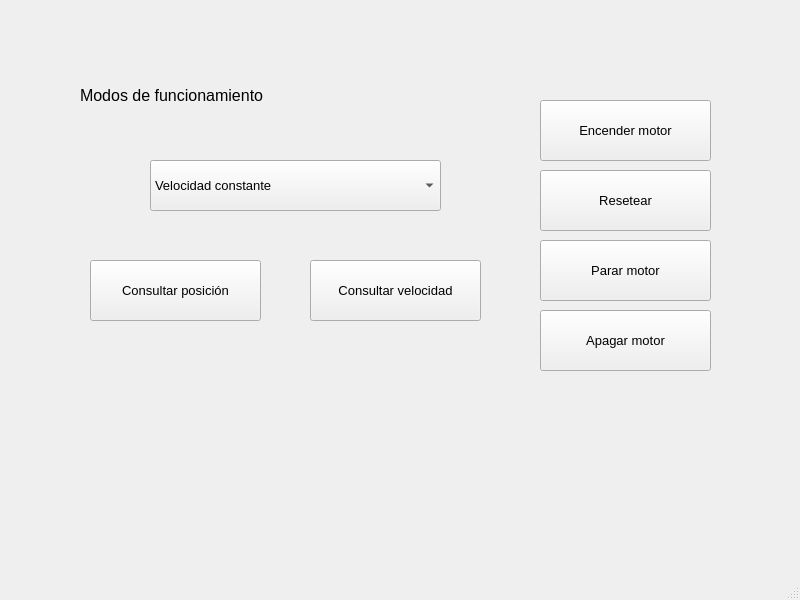
<?xml version="1.0" encoding="UTF-8"?>
<ui version="4.0">
 <class>MainWindow</class>
 <widget class="QMainWindow" name="MainWindow">
  <property name="geometry">
   <rect>
    <x>0</x>
    <y>0</y>
    <width>800</width>
    <height>600</height>
   </rect>
  </property>
  <property name="windowTitle">
   <string>MainWindow</string>
  </property>
  <widget class="QWidget" name="centralwidget">
   <widget class="QComboBox" name="desplegable">
    <property name="geometry">
     <rect>
      <x>150</x>
      <y>160</y>
      <width>291</width>
      <height>51</height>
     </rect>
    </property>
    <property name="font">
     <font>
      <pointsize>10</pointsize>
     </font>
    </property>
    <item>
     <property name="text">
      <string>Velocidad constante</string>
     </property>
    </item>
    <item>
     <property name="text">
      <string>Mover unos grados</string>
     </property>
    </item>
    <item>
     <property name="text">
      <string>Movimiento absoluto</string>
     </property>
    </item>
    <item>
     <property name="text">
      <string>Mover N vueltas</string>
     </property>
    </item>
   </widget>
   <widget class="QLabel" name="texto">
    <property name="geometry">
     <rect>
      <x>80</x>
      <y>50</y>
      <width>261</width>
      <height>91</height>
     </rect>
    </property>
    <property name="font">
     <font>
      <pointsize>12</pointsize>
     </font>
    </property>
    <property name="text">
     <string>&lt;html&gt;&lt;head/&gt;&lt;body&gt;&lt;p&gt;Modos de funcionamiento&lt;/p&gt;&lt;/body&gt;&lt;/html&gt;</string>
    </property>
    <property name="textFormat">
     <enum>Qt::AutoText</enum>
    </property>
   </widget>
   <widget class="QPushButton" name="botonEncender">
    <property name="geometry">
     <rect>
      <x>540</x>
      <y>100</y>
      <width>171</width>
      <height>61</height>
     </rect>
    </property>
    <property name="font">
     <font>
      <pointsize>10</pointsize>
     </font>
    </property>
    <property name="text">
     <string>Encender motor</string>
    </property>
   </widget>
   <widget class="QPushButton" name="botonReset">
    <property name="geometry">
     <rect>
      <x>540</x>
      <y>170</y>
      <width>171</width>
      <height>61</height>
     </rect>
    </property>
    <property name="font">
     <font>
      <pointsize>10</pointsize>
     </font>
    </property>
    <property name="text">
     <string>Resetear</string>
    </property>
   </widget>
   <widget class="QPushButton" name="botonApagar">
    <property name="geometry">
     <rect>
      <x>540</x>
      <y>310</y>
      <width>171</width>
      <height>61</height>
     </rect>
    </property>
    <property name="font">
     <font>
      <pointsize>10</pointsize>
     </font>
    </property>
    <property name="text">
     <string>Apagar motor</string>
    </property>
   </widget>
   <widget class="QPushButton" name="botonPosicion">
    <property name="geometry">
     <rect>
      <x>90</x>
      <y>260</y>
      <width>171</width>
      <height>61</height>
     </rect>
    </property>
    <property name="font">
     <font>
      <pointsize>10</pointsize>
     </font>
    </property>
    <property name="text">
     <string>Consultar posición</string>
    </property>
   </widget>
   <widget class="QPushButton" name="botonVelocidad">
    <property name="geometry">
     <rect>
      <x>310</x>
      <y>260</y>
      <width>171</width>
      <height>61</height>
     </rect>
    </property>
    <property name="font">
     <font>
      <pointsize>10</pointsize>
     </font>
    </property>
    <property name="text">
     <string>Consultar velocidad</string>
    </property>
   </widget>
   <widget class="QPushButton" name="botonParar">
    <property name="geometry">
     <rect>
      <x>540</x>
      <y>240</y>
      <width>171</width>
      <height>61</height>
     </rect>
    </property>
    <property name="font">
     <font>
      <pointsize>10</pointsize>
     </font>
    </property>
    <property name="text">
     <string>Parar motor</string>
    </property>
   </widget>
  </widget>
  <widget class="QStatusBar" name="statusbar"/>
 </widget>
 <resources/>
 <connections/>
</ui>
